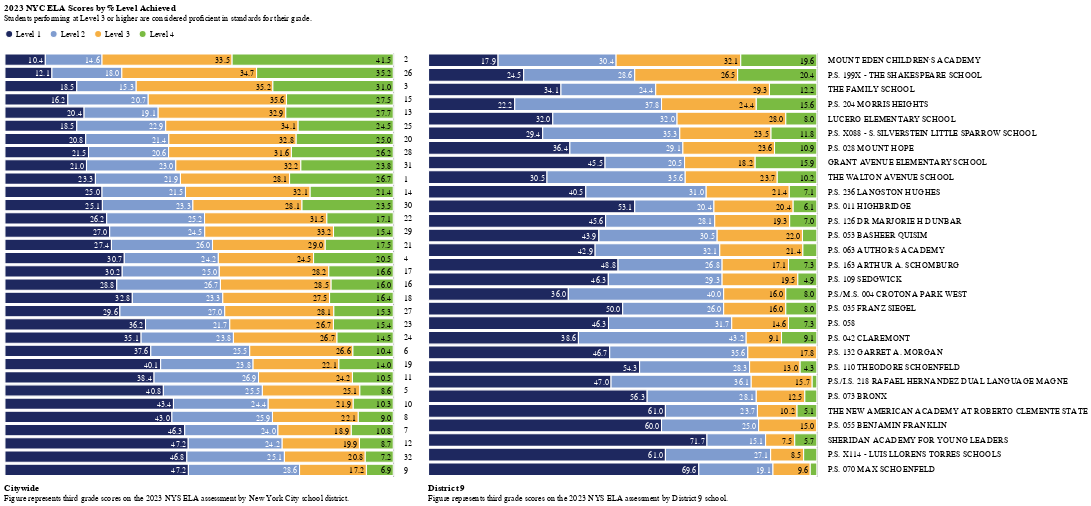

Notebook code cell kept with this figure:
### Code cell
# render full chart

full_chart

### Figure 1 — Vega-Lite specification as saved in the notebook (floating-point values rounded to 4 significant figures)
{"config": {"view": {"continuousWidth": 400, "continuousHeight": 300, "stroke": "white"}, "axis": {"grid": false, "labelFontSize": 12, "labelPadding": 15, "orient": "right", "ticks": false, "titlePadding": 15}, "legend": {"labelBaseline": "middle", "labelFontSize": 12, "orient": "top", "symbolType": "circle", "titleFontSize": 16}, "title": {"anchor": "start", "offset": 10, "orient": "bottom"}}, "hconcat": [{"layer": [{"mark": {"type": "bar", "size": 16, "stroke": "white", "strokeWidth": 1.5}, "encoding": {"color": {"condition": {"field": "Level", "scale": {"domain": ["Level 1", "Level 2", "Level 3", "Level 4"], "range": ["#1e285f", "#7f9ccf", "#f6af42", "#7abb42"]}, "title": null, "type": "nominal", "selection": "selector002"}, "value": "lightgray"}, "detail": {"field": "Level", "type": "nominal"}, "tooltip": [{"field": "District", "title": "District", "type": "nominal"}, {"field": "Level", "title": "Score", "type": "nominal"}, {"field": "Value", "title": "%", "type": "nominal"}], "x": {"aggregate": "sum", "axis": null, "field": "Value", "stack": "normalize", "title": null, "type": "quantitative"}, "y": {"axis": {"labelLimit": 600}, "field": "District", "sort": {"field": "Level 3 + 4", "order": "descending"}, "title": null, "type": "nominal"}}, "selection": {"selector002": {"type": "multi", "encodings": ["y"]}}, "width": 550}, {"mark": {"type": "text", "align": "right", "dx": -3, "dy": 1, "fontSize": 12}, "encoding": {"color": {"condition": {"value": "white", "test": "(datum.Level < 'Level 3')"}, "value": "black"}, "detail": {"field": "Level", "type": "nominal"}, "opacity": {"condition": {"value": 0.0, "test": "datum.Value==0"}, "value": 1.0}, "text": {"aggregate": "sum", "field": "Value", "format": ".1f", "type": "quantitative"}, "tooltip": [{"field": "District", "title": "District", "type": "nominal"}, {"field": "Level", "title": "Score", "type": "nominal"}, {"field": "Value", "title": "%", "type": "nominal"}], "x": {"field": "Value", "stack": "normalize", "type": "quantitative"}, "y": {"field": "District", "sort": {"field": "Level 3 + 4", "order": "descending"}, "type": "nominal"}}}], "data": {"name": "data-dc0770af390e8c9bc091856b16988e95"}, "height": 600, "title": {"text": "Citywide", "anchor": "start", "offset": 10, "orient": "bottom", "subtitle": ["Figure represents third grade scores on the 2023 NYS ELA assessment by New York City school district."]}, "width": 900}, {"layer": [{"mark": {"type": "bar", "size": 18, "stroke": "white", "strokeWidth": 1.5}, "encoding": {"color": {"condition": {"field": "Level", "scale": {"domain": ["Level 1", "Level 2", "Level 3", "Level 4"], "range": ["#1e285f", "#7f9ccf", "#f6af42", "#7abb42"]}, "title": null, "type": "nominal", "selection": "selector003"}, "value": "lightgray"}, "detail": {"field": "Level", "type": "nominal"}, "tooltip": [{"field": "District 9 School", "title": "School", "type": "nominal"}, {"field": "Level", "title": "Score", "type": "nominal"}, {"field": "Value", "title": "%", "type": "nominal"}], "x": {"aggregate": "sum", "axis": null, "field": "Value", "stack": "normalize", "title": null, "type": "quantitative"}, "y": {"axis": {"labelLimit": 600}, "field": "District 9 School", "sort": {"field": "Level 3 + 4", "order": "descending"}, "title": null, "type": "nominal"}}, "selection": {"selector003": {"type": "multi", "encodings": ["y"]}}, "width": 550}, {"mark": {"type": "text", "align": "right", "dx": -3, "dy": 1, "fontSize": 12}, "encoding": {"color": {"condition": {"value": "white", "test": "(datum.Level < 'Level 3')"}, "value": "black"}, "detail": {"field": "Level", "type": "nominal"}, "opacity": {"condition": {"value": 0.0, "test": "datum.Value < 4"}, "value": 1.0}, "text": {"aggregate": "sum", "field": "Value", "format": ".1f", "type": "quantitative"}, "tooltip": [{"field": "District 9 School", "title": "School", "type": "nominal"}, {"field": "Level", "title": "Score", "type": "nominal"}, {"field": "Value", "title": "%", "type": "nominal"}], "x": {"field": "Value", "stack": "normalize", "type": "quantitative"}, "y": {"field": "District 9 School", "sort": {"field": "Level 3 + 4", "order": "descending"}, "type": "nominal"}}}], "data": {"name": "data-90b85302ef3c0528e14b06a66b23b550"}, "height": 600, "title": {"text": "District 9", "align": "left", "anchor": "start", "offset": 10, "orient": "bottom", "subtitle": ["Figure represents third grade scores on the 2023 NYS ELA assessment by District 9 school."]}, "width": 900}], "title": {"text": "2023 NYC ELA Scores by % Level Achieved", "align": "left", "anchor": "start", "offset": 10, "orient": "top", "subtitle": ["Students performing at Level 3 or higher are considered proficient in standards for their grade."]}, "$schema": "https://vega.github.io/schema/vega-lite/v4.17.0.json", "datasets": {"data-dc0770af390e8c9bc091856b16988e95": [{"District": 2, "Level": "Level 1", "Value": 10.4}, {"District": 26, "Level": "Level 1", "Value": 12.1}, {"District": 3, "Level": "Level 1", "Value": 18.5}, {"District": 15, "Level": "Level 1", "Value": 16.2}, {"District": 13, "Level": "Level 1", "Value": 20.4}, {"District": 25, "Level": "Level 1", "Value": 18.5}, {"District": 20, "Level": "Level 1", "Value": 20.8}, {"District": 28, "Level": "Level 1", "Value": 21.5}, {"District": 31, "Level": "Level 1", "Value": 21.0}, {"District": 1, "Level": "Level 1", "Value": 23.3}, {"District": 14, "Level": "Level 1", "Value": 25.0}, {"District": 30, "Level": "Level 1", "Value": 25.1}, {"District": 22, "Level": "Level 1", "Value": 26.2}, {"District": 29, "Level": "Level 1", "Value": 27.0}, {"District": 21, "Level": "Level 1", "Value": 27.4}, {"District": 4, "Level": "Level 1", "Value": 30.7}, {"District": 17, "Level": "Level 1", "Value": 30.2}, {"District": 16, "Level": "Level 1", "Value": 28.8}, {"District": 18, "Level": "Level 1", "Value": 32.8}, {"District": 27, "Level": "Level 1", "Value": 29.6}, {"District": 23, "Level": "Level 1", "Value": 36.2}, {"District": 24, "Level": "Level 1", "Value": 35.1}, {"District": 6, "Level": "Level 1", "Value": 37.6}, {"District": 19, "Level": "Level 1", "Value": 40.1}, {"District": 11, "Level": "Level 1", "Value": 38.4}, {"District": 5, "Level": "Level 1", "Value": 40.8}, {"District": 10, "Level": "Level 1", "Value": 43.4}, {"District": 8, "Level": "Level 1", "Value": 43.0}, {"District": 7, "Level": "Level 1", "Value": 46.3}, {"District": 12, "Level": "Level 1", "Value": 47.2}, {"District": 32, "Level": "Level 1", "Value": 46.8}, {"District": 9, "Level": "Level 1", "Value": 47.2}, {"District": 2, "Level": "Level 2", "Value": 14.6}, {"District": 26, "Level": "Level 2", "Value": 18.0}, {"District": 3, "Level": "Level 2", "Value": 15.3}, {"District": 15, "Level": "Level 2", "Value": 20.7}, {"District": 13, "Level": "Level 2", "Value": 19.1}, {"District": 25, "Level": "Level 2", "Value": 22.9}, {"District": 20, "Level": "Level 2", "Value": 21.4}, {"District": 28, "Level": "Level 2", "Value": 20.6}, {"District": 31, "Level": "Level 2", "Value": 23.0}, {"District": 1, "Level": "Level 2", "Value": 21.9}, {"District": 14, "Level": "Level 2", "Value": 21.5}, {"District": 30, "Level": "Level 2", "Value": 23.3}, {"District": 22, "Level": "Level 2", "Value": 25.2}, {"District": 29, "Level": "Level 2", "Value": 24.5}, {"District": 21, "Level": "Level 2", "Value": 26.0}, {"District": 4, "Level": "Level 2", "Value": 24.2}, {"District": 17, "Level": "Level 2", "Value": 25.0}, {"District": 16, "Level": "Level 2", "Value": 26.7}, {"District": 18, "Level": "Level 2", "Value": 23.3}, {"District": 27, "Level": "Level 2", "Value": 27.0}, {"District": 23, "Level": "Level 2", "Value": 21.7}, {"District": 24, "Level": "Level 2", "Value": 23.8}, {"District": 6, "Level": "Level 2", "Value": 25.5}, {"District": 19, "Level": "Level 2", "Value": 23.8}, {"District": 11, "Level": "Level 2", "Value": 26.9}, {"District": 5, "Level": "Level 2", "Value": 25.5}, {"District": 10, "Level": "Level 2", "Value": 24.4}, {"District": 8, "Level": "Level 2", "Value": 25.9}, {"District": 7, "Level": "Level 2", "Value": 24.0}, {"District": 12, "Level": "Level 2", "Value": 24.2}, {"District": 32, "Level": "Level 2", "Value": 25.1}, {"District": 9, "Level": "Level 2", "Value": 28.6}, {"District": 2, "Level": "Level 3", "Value": 33.5}, {"District": 26, "Level": "Level 3", "Value": 34.7}, {"District": 3, "Level": "Level 3", "Value": 35.2}, {"District": 15, "Level": "Level 3", "Value": 35.6}, {"District": 13, "Level": "Level 3", "Value": 32.9}, {"District": 25, "Level": "Level 3", "Value": 34.1}, {"District": 20, "Level": "Level 3", "Value": 32.8}, {"District": 28, "Level": "Level 3", "Value": 31.6}, {"District": 31, "Level": "Level 3", "Value": 32.2}, {"District": 1, "Level": "Level 3", "Value": 28.1}, {"District": 14, "Level": "Level 3", "Value": 32.1}, {"District": 30, "Level": "Level 3", "Value": 28.1}, {"District": 22, "Level": "Level 3", "Value": 31.5}, {"District": 29, "Level": "Level 3", "Value": 33.2}, {"District": 21, "Level": "Level 3", "Value": 29.0}, {"District": 4, "Level": "Level 3", "Value": 24.5}, {"District": 17, "Level": "Level 3", "Value": 28.2}, {"District": 16, "Level": "Level 3", "Value": 28.5}, {"District": 18, "Level": "Level 3", "Value": 27.5}, {"District": 27, "Level": "Level 3", "Value": 28.1}, {"District": 23, "Level": "Level 3", "Value": 26.7}, {"District": 24, "Level": "Level 3", "Value": 26.7}, {"District": 6, "Level": "Level 3", "Value": 26.6}, {"District": 19, "Level": "Level 3", "Value": 22.1}, {"District": 11, "Level": "Level 3", "Value": 24.2}, {"District": 5, "Level": "Level 3", "Value": 25.1}, {"District": 10, "Level": "Level 3", "Value": 21.9}, {"District": 8, "Level": "Level 3", "Value": 22.1}, {"District": 7, "Level": "Level 3", "Value": 18.9}, {"District": 12, "Level": "Level 3", "Value": 19.9}, {"District": 32, "Level": "Level 3", "Value": 20.8}, {"District": 9, "Level": "Level 3", "Value": 17.2}, {"District": 2, "Level": "Level 4", "Value": 41.5}, {"District": 26, "Level": "Level 4", "Value": 35.2}, {"District": 3, "Level": "Level 4", "Value": 31.0}, {"District": 15, "Level": "Level 4", "Value": 27.5}, {"District": 13, "Level": "Level 4", "Value": 27.7}, {"District": 25, "Level": "Level 4", "Value": 24.5}, {"District": 20, "Level": "Level 4", "Value": 25.0}, {"District": 28, "Level": "Level 4", "Value": 26.2}, {"District": 31, "Level": "Level 4", "Value": 23.8}, {"District": 1, "Level": "Level 4", "Value": 26.7}, {"District": 14, "Level": "Level 4", "Value": 21.4}, {"District": 30, "Level": "Level 4", "Value": 23.5}, {"District": 22, "Level": "Level 4", "Value": 17.1}, {"District": 29, "Level": "Level 4", "Value": 15.4}, {"District": 21, "Level": "Level 4", "Value": 17.5}, {"District": 4, "Level": "Level 4", "Value": 20.5}, {"District": 17, "Level": "Level 4", "Value": 16.6}, {"District": 16, "Level": "Level 4", "Value": 16.0}, {"District": 18, "Level": "Level 4", "Value": 16.4}, {"District": 27, "Level": "Level 4", "Value": 15.3}, {"District": 23, "Level": "Level 4", "Value": 15.4}, {"District": 24, "Level": "Level 4", "Value": 14.5}, {"District": 6, "Level": "Level 4", "Value": 10.4}, {"District": 19, "Level": "Level 4", "Value": 14.0}, {"District": 11, "Level": "Level 4", "Value": 10.5}, {"District": 5, "Level": "Level 4", "Value": 8.6}, {"District": 10, "Level": "Level 4", "Value": 10.3}, {"District": 8, "Level": "Level 4", "Value": 9.0}, {"District": 7, "Level": "Level 4", "Value": 10.8}, {"District": 12, "Level": "Level 4", "Value": 8.7}, {"District": 32, "Level": "Level 4", "Value": 7.2}, {"District": 9, "Level": "Level 4", "Value": 6.9}], "data-90b85302ef3c0528e14b06a66b23b550": [{"District 9 School": "MOUNT EDEN CHILDREN'S ACADEMY", "Level": "Level 1", "Value": 17.9}, {"District 9 School": "P.S. 199X - THE SHAKESPEARE SCHOOL", "Level": "Level 1", "Value": 24.5}, {"District 9 School": "THE FAMILY SCHOOL", "Level": "Level 1", "Value": 34.1}, {"District 9 School": "P.S. 204 MORRIS HEIGHTS", "Level": "Level 1", "Value": 22.2}, {"District 9 School": "LUCERO ELEMENTARY SCHOOL", "Level": "Level 1", "Value": 32.0}, {"District 9 School": "P.S. X088 - S. SILVERSTEIN LITTLE SPARROW SCHOOL", "Level": "Level 1", "Value": 29.4}, {"District 9 School": "P.S. 028 MOUNT HOPE", "Level": "Level 1", "Value": 36.4}, {"District 9 School": "GRANT AVENUE ELEMENTARY SCHOOL", "Level": "Level 1", "Value": 45.5}, {"District 9 School": "THE WALTON AVENUE SCHOOL", "Level": "Level 1", "Value": 30.5}, {"District 9 School": "P.S. 236 LANGSTON HUGHES", "Level": "Level 1", "Value": 40.5}, {"District 9 School": "P.S. 011 HIGHBRIDGE", "Level": "Level 1", "Value": 53.1}, {"District 9 School": "P.S. 126 DR MARJORIE H DUNBAR", "Level": "Level 1", "Value": 45.6}, {"District 9 School": "P.S. 053 BASHEER QUISIM", "Level": "Level 1", "Value": 43.9}, {"District 9 School": "P.S. 063 AUTHOR'S ACADEMY", "Level": "Level 1", "Value": 42.9}, {"District 9 School": "P.S. 163 ARTHUR A. SCHOMBURG", "Level": "Level 1", "Value": 48.8}, {"District 9 School": "P.S. 109 SEDGWICK", "Level": "Level 1", "Value": 46.3}, {"District 9 School": "P.S./M.S. 004 CROTONA PARK WEST", "Level": "Level 1", "Value": 36.0}, {"District 9 School": "P.S. 035 FRANZ SIEGEL", "Level": "Level 1", "Value": 50.0}, {"District 9 School": "P.S. 058", "Level": "Level 1", "Value": 46.3}, {"District 9 School": "P.S. 042 CLAREMONT", "Level": "Level 1", "Value": 38.6}, {"District 9 School": "P.S. 132 GARRET A. MORGAN", "Level": "Level 1", "Value": 46.7}, {"District 9 School": "P.S. 110 THEODORE SCHOENFELD", "Level": "Level 1", "Value": 54.3}, {"District 9 School": "P.S./I.S. 218 RAFAEL HERNANDEZ DUAL LANGUAGE MAGNE", "Level": "Level 1", "Value": 47.0}, {"District 9 School": "P.S. 073 BRONX", "Level": "Level 1", "Value": 56.3}, {"District 9 School": "THE NEW AMERICAN ACADEMY AT ROBERTO CLEMENTE STATE", "Level": "Level 1", "Value": 61.0}, {"District 9 School": "P.S. 055 BENJAMIN FRANKLIN", "Level": "Level 1", "Value": 60.0}, {"District 9 School": "SHERIDAN ACADEMY FOR YOUNG LEADERS", "Level": "Level 1", "Value": 71.7}, {"District 9 School": "P.S. X114 - LUIS LLORENS TORRES SCHOOLS", "Level": "Level 1", "Value": 61.0}, {"District 9 School": "P.S. 070 MAX SCHOENFELD", "Level": "Level 1", "Value": 69.6}, {"District 9 School": "MOUNT EDEN CHILDREN'S ACADEMY", "Level": "Level 2", "Value": 30.4}, {"District 9 School": "P.S. 199X - THE SHAKESPEARE SCHOOL", "Level": "Level 2", "Value": 28.6}, {"District 9 School": "THE FAMILY SCHOOL", "Level": "Level 2", "Value": 24.4}, {"District 9 School": "P.S. 204 MORRIS HEIGHTS", "Level": "Level 2", "Value": 37.8}, {"District 9 School": "LUCERO ELEMENTARY SCHOOL", "Level": "Level 2", "Value": 32.0}, {"District 9 School": "P.S. X088 - S. SILVERSTEIN LITTLE SPARROW SCHOOL", "Level": "Level 2", "Value": 35.3}, {"District 9 School": "P.S. 028 MOUNT HOPE", "Level": "Level 2", "Value": 29.1}, {"District 9 School": "GRANT AVENUE ELEMENTARY SCHOOL", "Level": "Level 2", "Value": 20.5}, {"District 9 School": "THE WALTON AVENUE SCHOOL", "Level": "Level 2", "Value": 35.6}, {"District 9 School": "P.S. 236 LANGSTON HUGHES", "Level": "Level 2", "Value": 31.0}, {"District 9 School": "P.S. 011 HIGHBRIDGE", "Level": "Level 2", "Value": 20.4}, {"District 9 School": "P.S. 126 DR MARJORIE H DUNBAR", "Level": "Level 2", "Value": 28.1}, {"District 9 School": "P.S. 053 BASHEER QUISIM", "Level": "Level 2", "Value": 30.5}, {"District 9 School": "P.S. 063 AUTHOR'S ACADEMY", "Level": "Level 2", "Value": 32.1}, {"District 9 School": "P.S. 163 ARTHUR A. SCHOMBURG", "Level": "Level 2", "Value": 26.8}, {"District 9 School": "P.S. 109 SEDGWICK", "Level": "Level 2", "Value": 29.3}, {"District 9 School": "P.S./M.S. 004 CROTONA PARK WEST", "Level": "Level 2", "Value": 40.0}, {"District 9 School": "P.S. 035 FRANZ SIEGEL", "Level": "Level 2", "Value": 26.0}, {"District 9 School": "P.S. 058", "Level": "Level 2", "Value": 31.7}, {"District 9 School": "P.S. 042 CLAREMONT", "Level": "Level 2", "Value": 43.2}, {"District 9 School": "P.S. 132 GARRET A. MORGAN", "Level": "Level 2", "Value": 35.6}, {"District 9 School": "P.S. 110 THEODORE SCHOENFELD", "Level": "Level 2", "Value": 28.3}, {"District 9 School": "P.S./I.S. 218 RAFAEL HERNANDEZ DUAL LANGUAGE MAGNE", "Level": "Level 2", "Value": 36.1}, {"District 9 School": "P.S. 073 BRONX", "Level": "Level 2", "Value": 28.1}, {"District 9 School": "THE NEW AMERICAN ACADEMY AT ROBERTO CLEMENTE STATE", "Level": "Level 2", "Value": 23.7}, {"District 9 School": "P.S. 055 BENJAMIN FRANKLIN", "Level": "Level 2", "Value": 25.0}, {"District 9 School": "SHERIDAN ACADEMY FOR YOUNG LEADERS", "Level": "Level 2", "Value": 15.1}, {"District 9 School": "P.S. X114 - LUIS LLORENS TORRES SCHOOLS", "Level": "Level 2", "Value": 27.1}, {"District 9 School": "P.S. 070 MAX SCHOENFELD", "Level": "Level 2", "Value": 19.1}, {"District 9 School": "MOUNT EDEN CHILDREN'S ACADEMY", "Level": "Level 3", "Value": 32.1}, {"District 9 School": "P.S. 199X - THE SHAKESPEARE SCHOOL", "Level": "Level 3", "Value": 26.5}, {"District 9 School": "THE FAMILY SCHOOL", "Level": "Level 3", "Value": 29.3}, {"District 9 School": "P.S. 204 MORRIS HEIGHTS", "Level": "Level 3", "Value": 24.4}, {"District 9 School": "LUCERO ELEMENTARY SCHOOL", "Level": "Level 3", "Value": 28.0}, {"District 9 School": "P.S. X088 - S. SILVERSTEIN LITTLE SPARROW SCHOOL", "Level": "Level 3", "Value": 23.5}, {"District 9 School": "P.S. 028 MOUNT HOPE", "Level": "Level 3", "Value": 23.6}, {"District 9 School": "GRANT AVENUE ELEMENTARY SCHOOL", "Level": "Level 3", "Value": 18.2}, {"District 9 School": "THE WALTON AVENUE SCHOOL", "Level": "Level 3", "Value": 23.7}, {"District 9 School": "P.S. 236 LANGSTON HUGHES", "Level": "Level 3", "Value": 21.4}, {"District 9 School": "P.S. 011 HIGHBRIDGE", "Level": "Level 3", "Value": 20.4}, {"District 9 School": "P.S. 126 DR MARJORIE H DUNBAR", "Level": "Level 3", "Value": 19.3}, {"District 9 School": "P.S. 053 BASHEER QUISIM", "Level": "Level 3", "Value": 22.0}, {"District 9 School": "P.S. 063 AUTHOR'S ACADEMY", "Level": "Level 3", "Value": 21.4}, {"District 9 School": "P.S. 163 ARTHUR A. SCHOMBURG", "Level": "Level 3", "Value": 17.1}, {"District 9 School": "P.S. 109 SEDGWICK", "Level": "Level 3", "Value": 19.5}, {"District 9 School": "P.S./M.S. 004 CROTONA PARK WEST", "Level": "Level 3", "Value": 16.0}, {"District 9 School": "P.S. 035 FRANZ SIEGEL", "Level": "Level 3", "Value": 16.0}, {"District 9 School": "P.S. 058", "Level": "Level 3", "Value": 14.6}, {"District 9 School": "P.S. 042 CLAREMONT", "Level": "Level 3", "Value": 9.1}, {"District 9 School": "P.S. 132 GARRET A. MORGAN", "Level": "Level 3", "Value": 17.8}, {"District 9 School": "P.S. 110 THEODORE SCHOENFELD", "Level": "Level 3", "Value": 13.0}, {"District 9 School": "P.S./I.S. 218 RAFAEL HERNANDEZ DUAL LANGUAGE MAGNE", "Level": "Level 3", "Value": 15.7}, {"District 9 School": "P.S. 073 BRONX", "Level": "Level 3", "Value": 12.5}, {"District 9 School": "THE NEW AMERICAN ACADEMY AT ROBERTO CLEMENTE STATE", "Level": "Level 3", "Value": 10.2}, {"District 9 School": "P.S. 055 BENJAMIN FRANKLIN", "Level": "Level 3", "Value": 15.0}, {"District 9 School": "SHERIDAN ACADEMY FOR YOUNG LEADERS", "Level": "Level 3", "Value": 7.5}, {"District 9 School": "P.S. X114 - LUIS LLORENS TORRES SCHOOLS", "Level": "Level 3", "Value": 8.5}, {"District 9 School": "P.S. 070 MAX SCHOENFELD", "Level": "Level 3", "Value": 9.6}, {"District 9 School": "MOUNT EDEN CHILDREN'S ACADEMY", "Level": "Level 4", "Value": 19.6}, {"District 9 School": "P.S. 199X - THE SHAKESPEARE SCHOOL", "Level": "Level 4", "Value": 20.4}, {"District 9 School": "THE FAMILY SCHOOL", "Level": "Level 4", "Value": 12.2}, {"District 9 School": "P.S. 204 MORRIS HEIGHTS", "Level": "Level 4", "Value": 15.6}, {"District 9 School": "LUCERO ELEMENTARY SCHOOL", "Level": "Level 4", "Value": 8.0}, {"District 9 School": "P.S. X088 - S. SILVERSTEIN LITTLE SPARROW SCHOOL", "Level": "Level 4", "Value": 11.8}, {"District 9 School": "P.S. 028 MOUNT HOPE", "Level": "Level 4", "Value": 10.9}, {"District 9 School": "GRANT AVENUE ELEMENTARY SCHOOL", "Level": "Level 4", "Value": 15.9}, {"District 9 School": "THE WALTON AVENUE SCHOOL", "Level": "Level 4", "Value": 10.2}, {"District 9 School": "P.S. 236 LANGSTON HUGHES", "Level": "Level 4", "Value": 7.1}, {"District 9 School": "P.S. 011 HIGHBRIDGE", "Level": "Level 4", "Value": 6.1}, {"District 9 School": "P.S. 126 DR MARJORIE H DUNBAR", "Level": "Level 4", "Value": 7.0}, {"District 9 School": "P.S. 053 BASHEER QUISIM", "Level": "Level 4", "Value": 3.7}, {"District 9 School": "P.S. 063 AUTHOR'S ACADEMY", "Level": "Level 4", "Value": 3.6}, {"District 9 School": "P.S. 163 ARTHUR A. SCHOMBURG", "Level": "Level 4", "Value": 7.3}, {"District 9 School": "P.S. 109 SEDGWICK", "Level": "Level 4", "Value": 4.9}, {"District 9 School": "P.S./M.S. 004 CROTONA PARK WEST", "Level": "Level 4", "Value": 8.0}, {"District 9 School": "P.S. 035 FRANZ SIEGEL", "Level": "Level 4", "Value": 8.0}, {"District 9 School": "P.S. 058", "Level": "Level 4", "Value": 7.3}, {"District 9 School": "P.S. 042 CLAREMONT", "Level": "Level 4", "Value": 9.1}, {"District 9 School": "P.S. 132 GARRET A. MORGAN", "Level": "Level 4", "Value": 0.0}, {"District 9 School": "P.S. 110 THEODORE SCHOENFELD", "Level": "Level 4", "Value": 4.3}, {"District 9 School": "P.S./I.S. 218 RAFAEL HERNANDEZ DUAL LANGUAGE MAGNE", "Level": "Level 4", "Value": 1.2}, {"District 9 School": "P.S. 073 BRONX", "Level": "Level 4", "Value": 3.1}, {"District 9 School": "THE NEW AMERICAN ACADEMY AT ROBERTO CLEMENTE STATE", "Level": "Level 4", "Value": 5.1}, {"District 9 School": "P.S. 055 BENJAMIN FRANKLIN", "Level": "Level 4", "Value": 0.0}, {"District 9 School": "SHERIDAN ACADEMY FOR YOUNG LEADERS", "Level": "Level 4", "Value": 5.7}, {"District 9 School": "P.S. X114 - LUIS LLORENS TORRES SCHOOLS", "Level": "Level 4", "Value": 3.4}, {"District 9 School": "P.S. 070 MAX SCHOENFELD", "Level": "Level 4", "Value": 1.7}]}}
